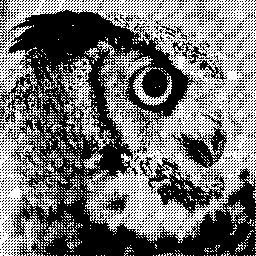
%> input picture imtest01.png, 256 x 256 px
$ octave TP2_part1.m   (GNU Octave 9; MATLAB toolbox functions it lacks are replaced by stand-ins)
%> lines starting %> are read from the running program, lines starting %| are printed output that depends on the picture

IMNGF=zeros(512);
IMNGFTR = zeros(512);

[im,map]=imread('imtest01.png');
%> im is the input picture: size 256x256 uint8; values 0 (black) and 254 (white), 44.4% white in thin lines or dots
%> map = 256 rows, first 12: [0 0 0; 0.00392 0.00392 0.00392; 0.00784 0.00784 0.00784; 0.0118 0.0118 0.0118; 0.0157 0.0157 0.0157; 0.0196 0.0196 0.0196; 0.0235 0.0235 0.0235; 0.0275 0.0275 0.0275; 0.0314 0.0314 0.0314; 0.0353 0.0353 0.0353; 0.0392 0.0392 0.0392; 0.0431 0.0431 0.0431]
size(im)
%> ans = [256 256]
size(map)
%> ans = [256 3]

%imNG=0.3*im(:,:,1)+0.59*im(:,:,2)+0.11*im(:,:,3);
%size(imNG)

mapNG=([0:255]'/255)*[1 1 1];
%imNG=imNG(1:512,100:611);
colormap(mapNG)

IMNG=fft2(im);
IMNG2=fftshift(IMNG);


%size(IMNG2)
%surf(1:256,1:256,log(abs(IMNG2)))
image_log = log(abs(IMNG2));
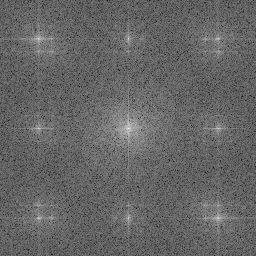
%> image_log: size 256x256 double; min 5.34, max 15.82, mean 9.53; drawn with min black and max white

maxImage = max(max(image_log));
%> maxImage = 15.82
minImage = min(min(image_log));
%> minImage = 5.34

for i = 1:256
    for j = 1:256
        image_log(i,j) = 255*(image_log(i,j)-minImage)/(maxImage-minImage);
    end
end
figure(1)
image(image_log)
colormap(mapNG)

a=0.005;
%filtrage pase-bas gaussien
for i=1:256
   for j=1:256
      IMNGF(i,j)= IMNG2(i,j)*exp(-a*((i-129)*(i-129)+(j-129)*(j-129)));
   end
end

%flitrage passe bas tout ou rien
k=15;
for i=129-k:129+k
   for j=129-k:129+k
      IMNGFTR(i,j) = IMNG2(i,j);
   end
end

IMNG2=fftshift(IMNGF);
IMNGInv=ifft2(IMNG2);

IMNG3=fftshift(IMNGFTR);
IMNGInv2 = ifft2(IMNG3);

size(IMNGInv)
%> ans = [512 512]
figure(2)
image(abs(IMNGInv))
colormap(mapNG)
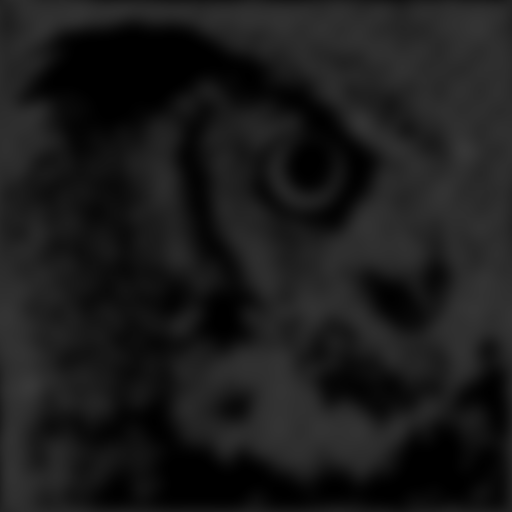
%> displayed picture: size 512x512x3, on the screen's scale of 0 to 255; min 0, max 55, mean 26.8

figure(3)
image(abs(IMNGInv2))
colormap(mapNG)
